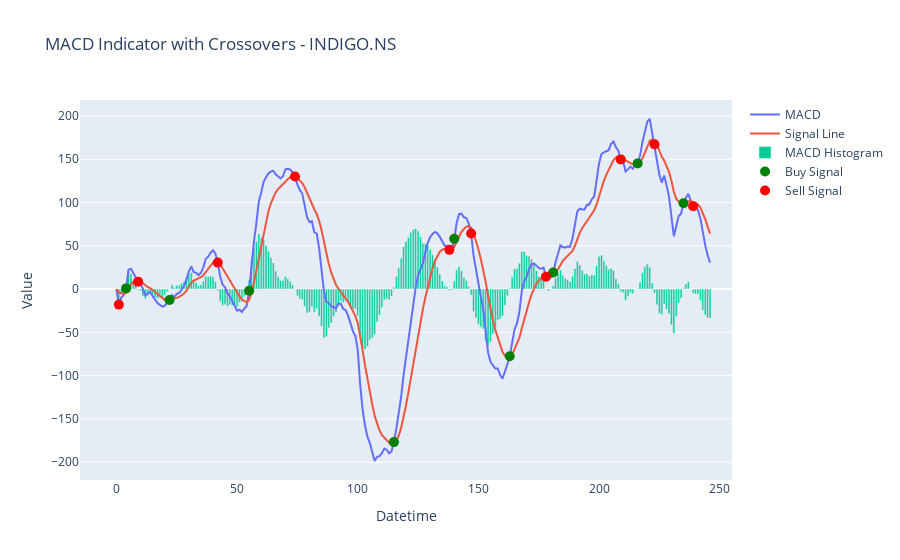

Notebook code for this chart:
### Code cell
# Identify crossover points
data['MACD_Previous'] = data['MACD'].shift(1)
data['Signal_Previous'] = data['Signal_Line'].shift(1)

# Crossover condition: MACD crosses above Signal Line (Buy Signal)
buy_signals = data[(data['MACD'] > data['Signal_Line']) & (data['MACD_Previous'] <= data['Signal_Previous'])]

# Crossover condition: MACD crosses below Signal Line (Sell Signal)
sell_signals = data[(data['MACD'] < data['Signal_Line']) & (data['MACD_Previous'] >= data['Signal_Previous'])]

# Add crossover points to the MACD plot
fig_macd.add_trace(go.Scatter(
    x=buy_signals.index,
    y=buy_signals['MACD'],
    mode='markers',
    marker=dict(color='green', size=10, symbol='circle'),
    name='Buy Signal'
))

fig_macd.add_trace(go.Scatter(
    x=sell_signals.index,
    y=sell_signals['MACD'],
    mode='markers',
    marker=dict(color='red', size=10, symbol='circle'),
    name='Sell Signal'
))

fig_macd.update_layout(title=f"MACD Indicator with Crossovers - {stock_symbol}", xaxis_title='Datetime', yaxis_title='Value')
fig_macd.show()

### Figure 1 — Plotly figure (JSON) as saved in the notebook; plotly's stock layout.template omitted (floating-point values rounded to 4 significant figures; data arrays with more than 128 entries replaced by an {"elided": "..."} marker saying what was removed)
{"data": [{"mode": "lines", "name": "MACD", "type": "scatter", "x": {"elided": "247 int values"}, "y": {"elided": "247 float values"}}, {"mode": "lines", "name": "Signal Line", "type": "scatter", "x": {"elided": "247 int values"}, "y": {"elided": "247 float values"}}, {"name": "MACD Histogram", "type": "bar", "x": {"elided": "247 int values"}, "y": {"elided": "247 float values"}}, {"marker": {"color": "green", "size": 10, "symbol": "circle"}, "mode": "markers", "name": "Buy Signal", "type": "scatter", "x": [4, 22, 55, 115, 140, 163, 181, 216, 235], "y": [0.7946, -12.61, -1.962, -176.9, 58.12, -77.67, 19.21, 145.3, 99.2]}, {"marker": {"color": "red", "size": 10, "symbol": "circle"}, "mode": "markers", "name": "Sell Signal", "type": "scatter", "x": [1, 9, 42, 74, 138, 147, 178, 209, 223, 239], "y": [-17.94, 8.596, 30.58, 130.1, 45.35, 64.18, 14.29, 149.9, 167.3, 95.84]}], "layout": {"title": {"text": "MACD Indicator with Crossovers - INDIGO.NS"}, "xaxis": {"title": {"text": "Datetime"}}, "yaxis": {"title": {"text": "Value"}}}}
